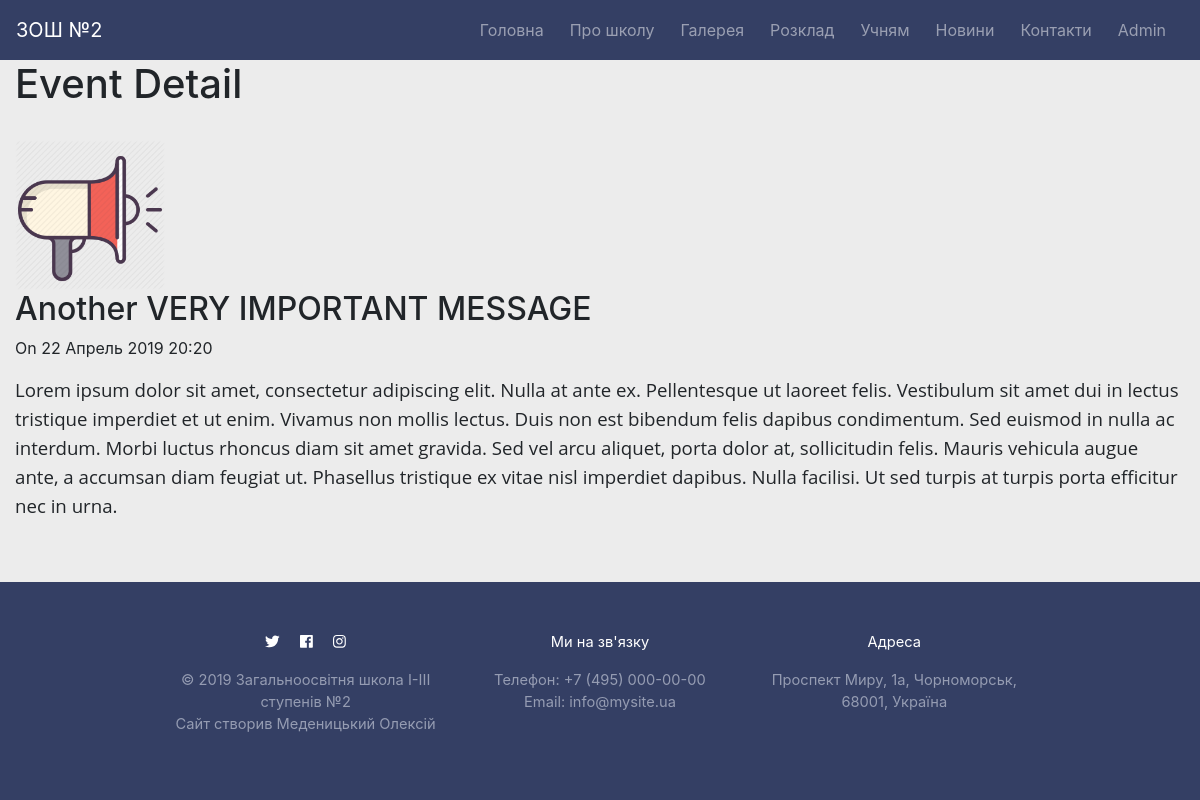
The app's page /event/5/, older data.
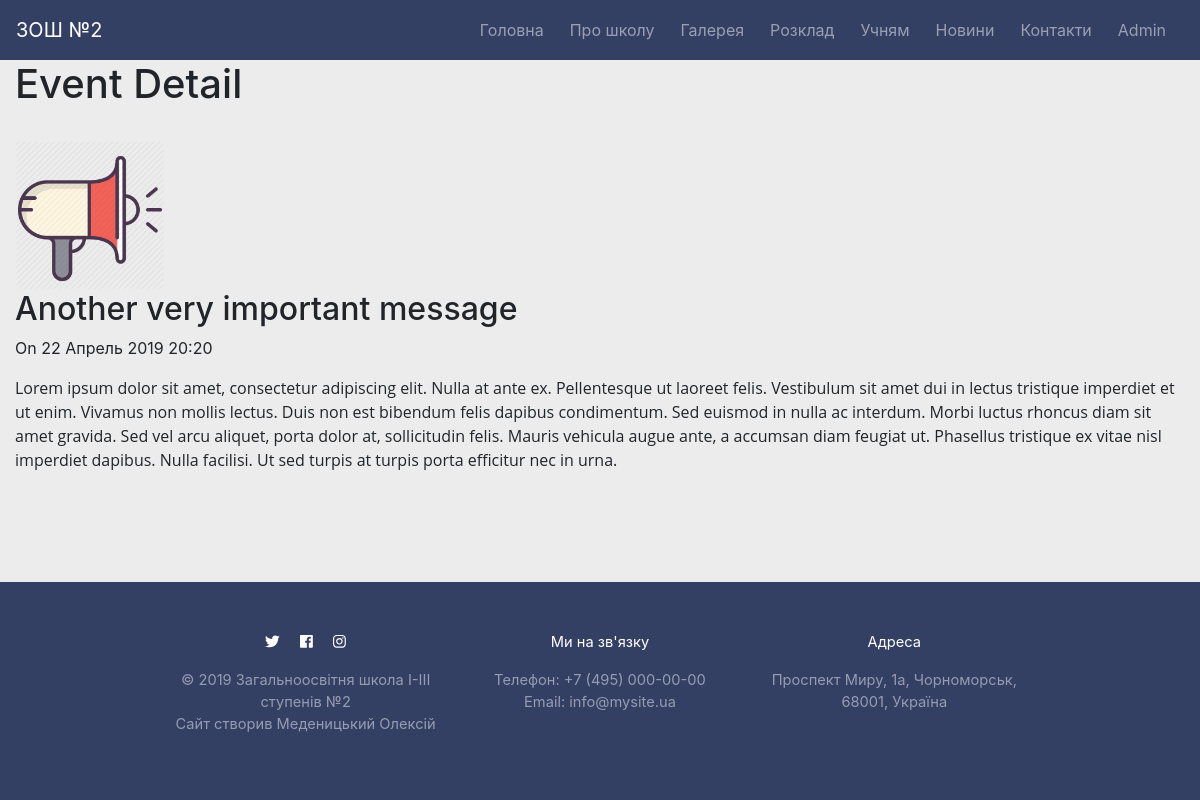
The same page, newer data.
### core/models.py (models this page shows, shortened)
class Event(models.Model):
	title = models.CharField(max_length=150)
	image = models.ImageField(default='event_pics/default.png', upload_to='event_pics')
	content = models.TextField()
	date_posted = models.DateTimeField(default=timezone.now)

### core/views.py (the view)
# urls.py: path('event/<int:pk>/', event_detail.as_view(), name='event-detail'),
class event_detail(DetailView):
	model = Event

### core/templates/core/event_detail.html
{% extends 'core/base.html' %}
{% block content %}
	<h1>Event Detail</h1>
	<br>
		<img src="{{ object.image.url }}" height=150>
		<h2>{{ object.title }}</h1>
		<p>On {{ object.date_posted|date:"d F Y  G:i" }}</p>
		<p>{{ object.content|safe }}</p>
{% endblock content %}

Row changes from the older to the newer data that the page shows:
changed Event: title "Another VERY IMPORTANT MESSAGE" → "Another very important message"
